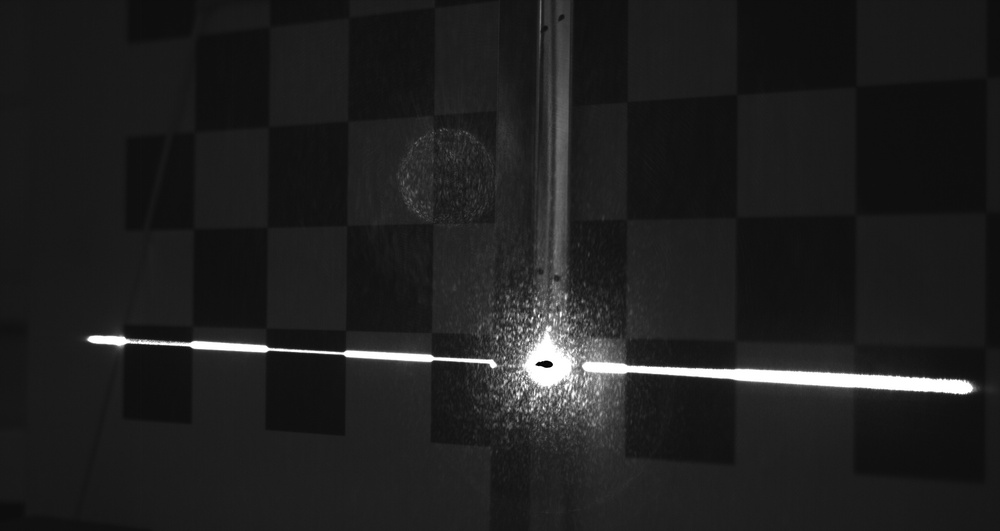
#> input picture VS Code/test1.jpg, 1000 x 531 px, shrunk from 2048 x 1088 before the run
$ python -i 'Filtering and line detection.py'   (imports and definitions only)
#> lines starting #> are read from the running program, lines starting #| are printed output that depends on the picture; after the words box and inside, x2 and y2 are one past the last pixel; in counts of white or black regions, pixels touching at a corner belong together
import numpy as np
import cvb
import os
import sys
import matplotlib.pyplot as plt
import cv2
import glob

#print(sys.version)
#print(cvb.version())

#path to current work directory
current_work_directory = os.getcwd().replace("\\","/")
# [1 line not run here, left out]
images = glob.glob(current_work_directory + "/*.bmp")

#acquire images from C4 camera if there are no .bmp images
#in the work directory
# [21 lines not run here, left out]

def thresholdFilter(image_list,threshold):
#> further down, picture is the input picture: shape (531, 1000, 3); min 0, max 255, mean 31.9
    for image in image_list:
        image = cv2.imread(image)
        gray = cv2.cvtColor(image,cv2.COLOR_BGR2GRAY)
        height, width = gray.shape[:2]
        for u in range(0,height-1):
            for v in range(0,width-1):
                if gray[u][v] <= threshold:
                    gray[u][v] = 0
                elif gray[u][v] >= threshold:
                    gray[u][v] = 255
        cv2.imwrite("threshold_" + str(threshold) + "_filteredgrey.jpg",gray)
    return gray

def getPixCoord(image,threshold):
    pixel_coord = []
    height, width = image.shape[:2]
    if len(pixel_coord) is not 0:
        pixel_coord = []
    else:
        for u in range(0,height-1):
            for v in range(0,width-1):
                if gray[u][v] >= threshold:
                    pixel_coord.append([u,v])
    return pixel_coord

def drawCircle(image,radius,pixel_coordinates):
    line = None
    for coordinates in pixel_coordinates:
        u = coordinates[1]
        v = coordinates[0]
        line = cv2.circle(image,(u,v),radius,(255,0,0))
    return line

def probHoughLine(image):

    #edge detection using Canny Edge
    edges = cv2.Canny(image,50,200)
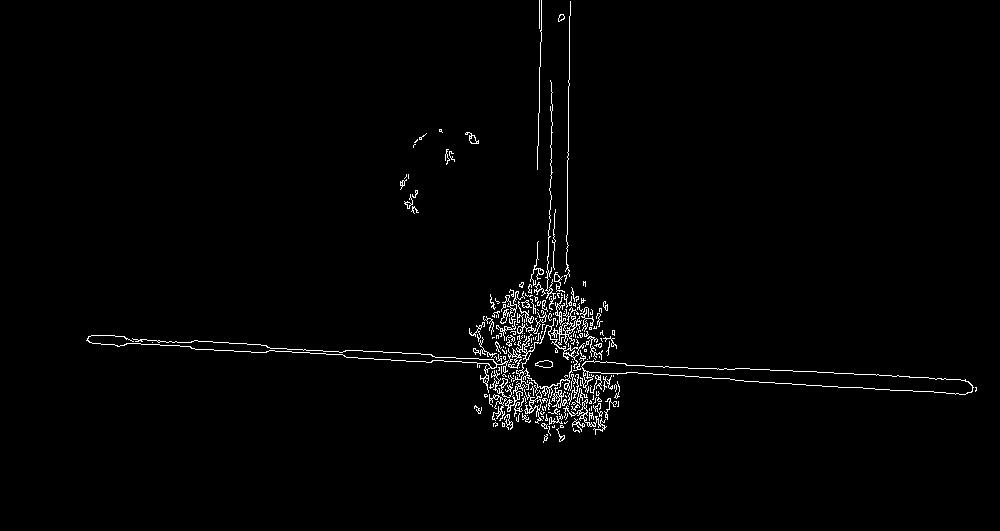
#> edges: shape (531, 1000); 1.5% white in thin lines or dots, all inside (x1, y1, x2, y2) = (86, 0, 977, 443)

    #converting from grayscale to RGB image
    cEdges = cv2.cvtColor(edges, cv2.COLOR_GRAY2BGR)
    cEdgesP = np.copy(cEdges)

    #line detection
    lines = cv2.HoughLines(edges,1,np.pi/180,50,None,50,10)
#> lines = 2166 rows, first 8: [327, 1.64], [570, 0.0175], [331, 1.62], [343, 1.61], [329, 1.62], [338, 1.62], [333, 1.62], [542, 0.0349]
    if lines is not None:
        for i in range(0,len(lines)):
            rho = lines[i][0][0]
            theta = lines[i][0][1]
            a = np.cos(theta)
            b = np.sin(theta)
            x0 = a * rho
            y0 = b * rho
            pt1 = (int(x0 + 1000*(-b)), int(y0 + 1000*(a)))
            pt2 = (int(x0 - 1000*(-b)), int(y0 - 1000*(a)))
            cv2.line(cEdges,pt1,pt2,(0,0,255), 3, cv2.LINE_AA)
#> this loop made 2166 passes
#> (rho, theta, a, b, x0, y0, pt1, pt2) on passes 1 to 3: (327, 1.64, -0.0698, 0.998, -22.81, 326.2, (-1020, 256), (974, 395)), (570, 0.0175, 1, 0.0175, 569.9, 9.95, (552, 1009), (587, -989)), (331, 1.62, -0.0523, 0.999, -17.32, 330.5, (-1015, 278), (981, 382))
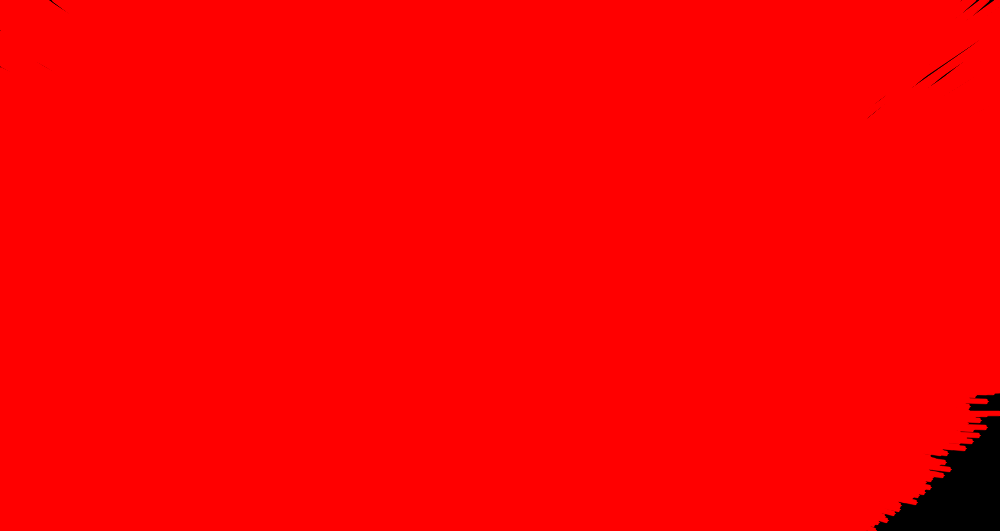
#> cEdges: shape (531, 1000, 3); mean B, G, R 0, 0, 251.2

    linesP = cv2.HoughLinesP(edges,1,np.pi/180,50,None,50,10)
#> linesP = 73 rows, first 6: [833, 386, 918, 391], [567, 199, 569, 29], [724, 368, 792, 370], [625, 364, 701, 368], [432, 356, 538, 362], [433, 360, 522, 366]
    if linesP is not None:
        for i in range(0, len(linesP)):
            l = linesP[i][0]
            cv2.line(cEdgesP, (l[0], l[1]), (l[2], l[3]), (0,0,255), 3, cv2.LINE_AA)
#> this loop made 73 passes
#> l on passes 1 to 12: [833, 386, 918, 391], [567, 199, 569, 29], [724, 368, 792, 370], [625, 364, 701, 368], [432, 356, 538, 362], [433, 360, 522, 366], [730, 379, 846, 387], [125, 338, 180, 342], [551, 178, 551, 82], [475, 354, 529, 356], [537, 169, 539, 89], [346, 357, 405, 360]
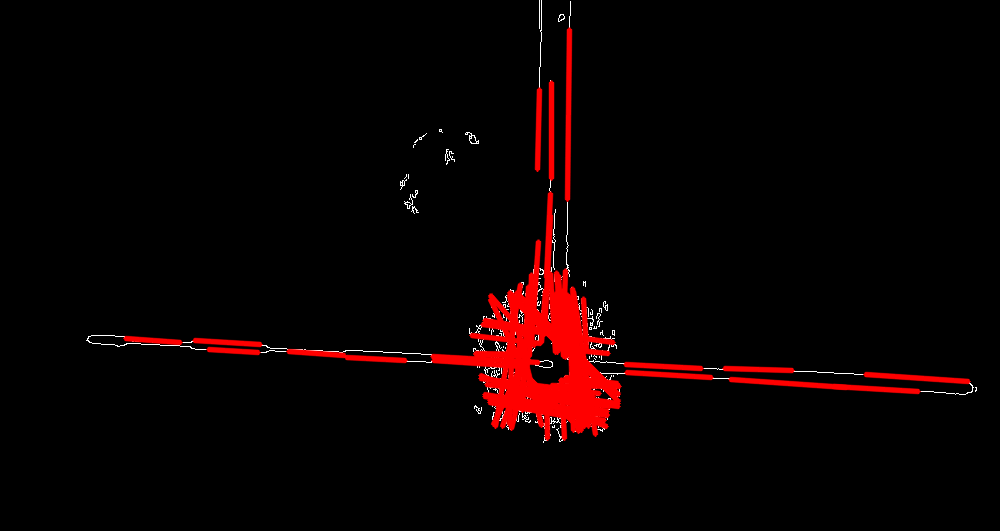
#> cEdgesP: shape (531, 1000, 3); mean B, G, R 1, 1, 11.2

    return cEdgesP

#filtering
image_list = glob.glob(current_work_directory + "/*.bmp")

threshold = 200
# [1 line that did not run here, left out]

#localization of points along line
# [1 line that did not run here, left out]

#to check if the found points is on the line
#circle are drawn with center in each point.
# [1 line that did not run here, left out]
# [1 line not run here, left out]

#probabilistic Hough Line transfrom
# [1 line that did not run here, left out]
# [1 line that did not run here, left out]
# [1 line not run here, left out]

>>> import cv2
>>> picture = cv2.imread('test1.jpg')
>>> result = probHoughLine(picture)
